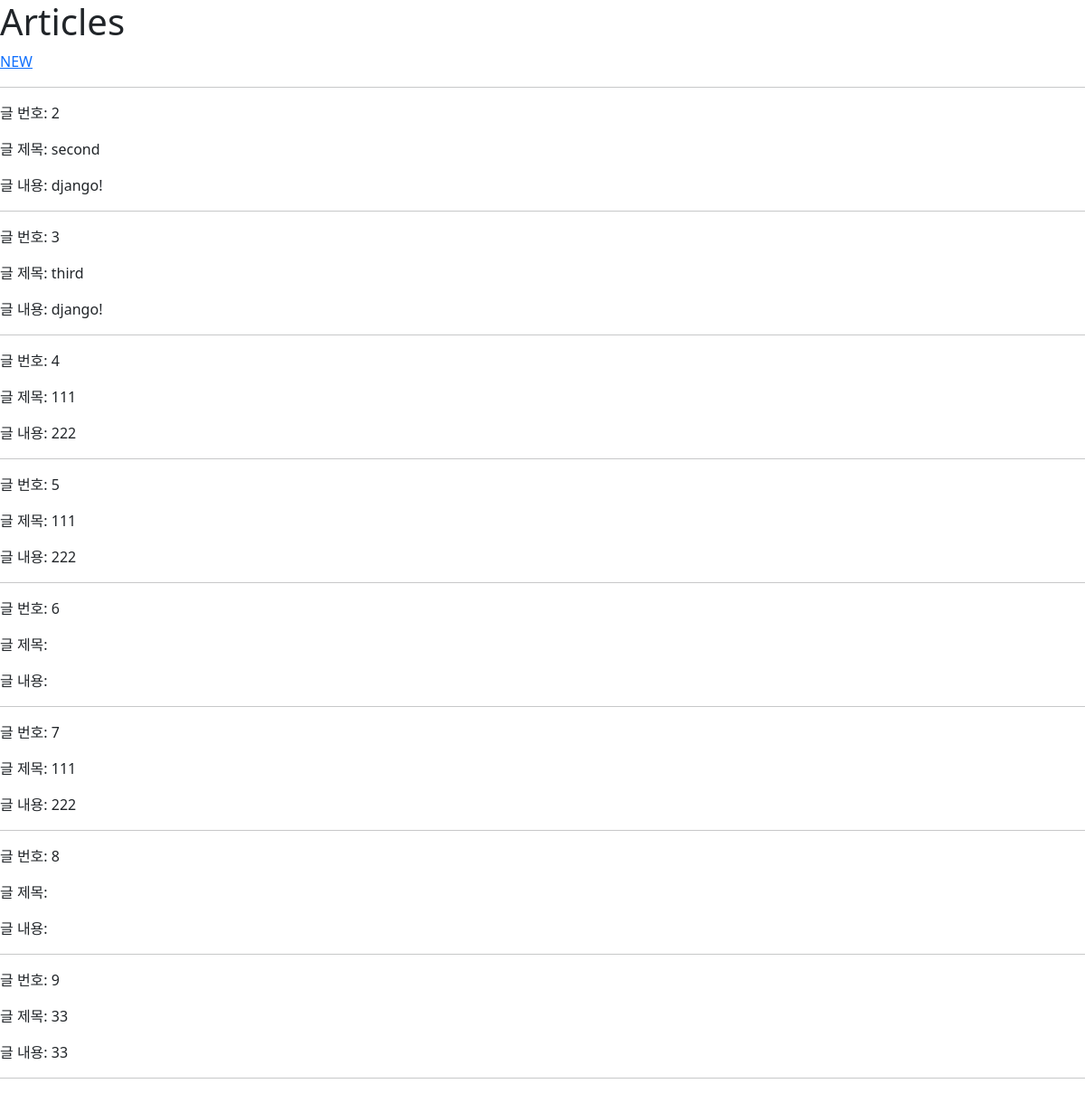
/articles/index/, run on the app's committed database.
### articles/models.py (models this page shows, shortened)
class Article(models.Model):
    title = models.CharField(max_length=10)
    content = models.TextField()
    created_at = models.DateTimeField(auto_now_add=True)
    updated_at = models.DateTimeField(auto_now=True)

### articles/views.py (the view)
# urls.py: path('index/', views.index, name='index'),
def index(request):
    articles = Article.objects.all()
    content = {
        'articles': articles
    }
    return render(request, 'articles/index.html', content)

### articles/templates/articles/index.html
{% extends 'base.html' %}
{% block content %}
    <h1>Articles</h1>
    <a href="{% url 'articles:new' %}">NEW</a>
    <hr>
    {% for article in articles %}
        <p>글 번호: {{article.pk}}</p>
        <p>글 제목: {{article.title}}</p>
        <p>글 내용: {{article.content}}</p>
        <hr>
        {%endfor%}
{% endblock content %}

### templates/base.html (shortened to what this page needs)
<!DOCTYPE html>
<html lang="en">
<head>
<link href="https://cdn.jsdelivr.net/npm/bootstrap@5.2.0/dist/css/bootstrap.min.css" rel="stylesheet">
</head>
<body>
    {% block content %}
    {% endblock content %}
</body>
</html>

### data on the page
Article: pk "2", title "second", content "django!"
Article: pk "3", title "third", content "django!"
Article: pk "4", title "111", content "222"
Article: pk "5", title "111", content "222"
Article: pk "6"
Article: pk "7", title "111", content "222"
Article: pk "8"
Article: pk "9", title "33", content "33"
